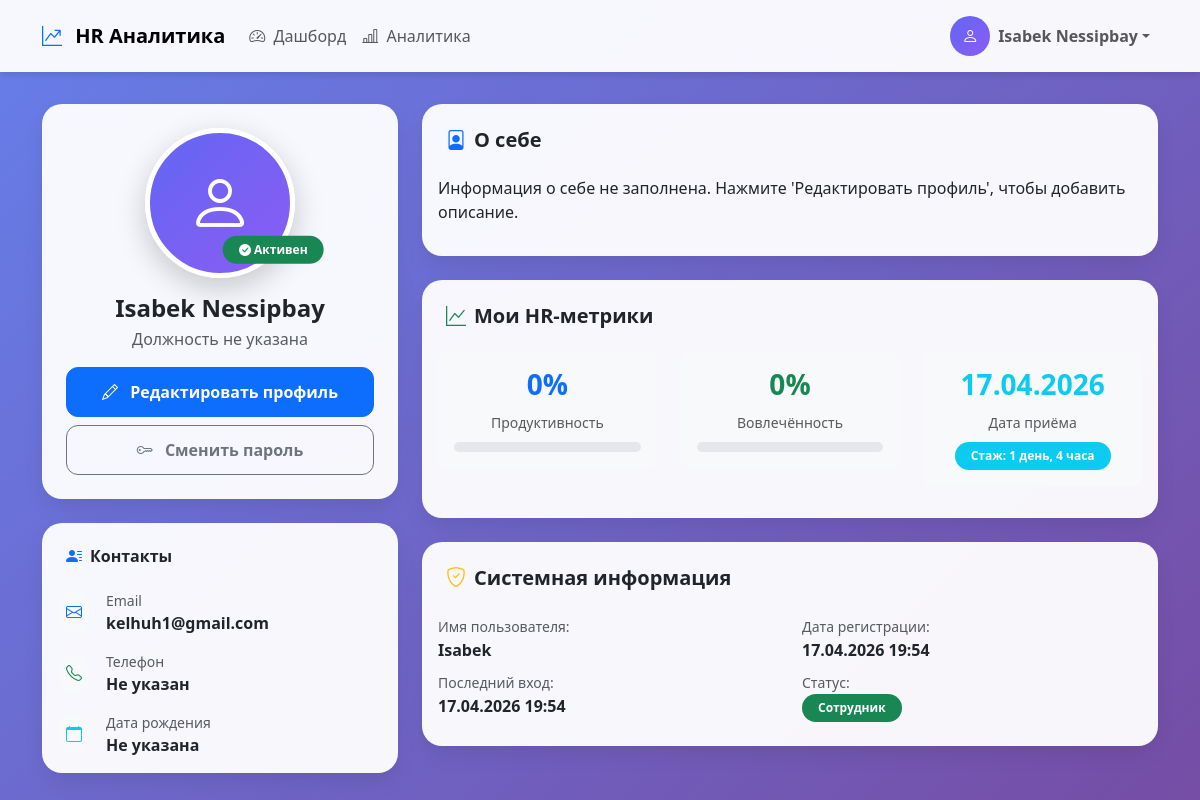
Screenshot of /profile/ (signed in) with the database file from the repository.
### dashboard/models.py (models this page shows, shortened)
class Employee(models.Model):
    user = models.OneToOneField(User, on_delete=models.CASCADE, related_name='employee_profile',
                                verbose_name='Пользователь')
    department = models.ForeignKey(Department, on_delete=models.CASCADE, null=True, blank=True, verbose_name='Отдел')
    position = models.CharField(max_length=100, blank=True, verbose_name='Должность')
    phone = models.CharField(max_length=20, blank=True, verbose_name='Телефон')
    bio = models.TextField(blank=True, verbose_name='О себе')
    avatar = models.ImageField(upload_to='avatars/', blank=True, null=True, verbose_name='Аватар')
    birth_date = models.DateField(blank=True, null=True, verbose_name='Дата рождения')
    hire_date = models.DateField(auto_now_add=True, verbose_name='Дата приёма')
    salary = models.DecimalField(max_digits=10, decimal_places=2, default=0, verbose_name='Зарплата')
    performance_score = models.FloatField(default=0, verbose_name='Оценка производительности')
    engagement_score = models.FloatField(default=0, verbose_name='Вовлечённость')
    is_active = models.BooleanField(default=True, verbose_name='Активен')
    class Meta:
        verbose_name = 'Сотрудник'
        verbose_name_plural = 'Сотрудники'

### dashboard/views.py (the view)
# urls.py: path('profile/', views.profile, name='profile'),
@login_required
def profile(request):
    employee = request.user.employee_profile
    context = {
        'employee': employee,
        'user': request.user,
    }
    return render(request, 'profile.html', context)

### dashboard/templates/profile.html (shortened to what this page needs)
{% extends 'base.html' %}
{% block content %}
<div class="container py-4">
    <div class="row">
        <div class="col-lg-4 mb-4">
            <div class="card text-center p-4">
                <div class="position-relative mb-3">
                    {% if employee.avatar %}
                        <img src="{{ employee.avatar.url }}" alt="Avatar" class="profile-avatar">
                    {% else %}
                        <div class="bg-gradient-primary text-white rounded-circle d-inline-flex align-items-center justify-content-center profile-avatar">
                            <i class="bi bi-person" style="font-size: 4rem;"></i>
                        </div>
                    {% endif %}
                    <div class="position-absolute bottom-0 end-0 translate-middle">
                        <span class="badge bg-success badge-pill"><i class="bi bi-check-circle-fill"></i> Активен</span>
                    </div>
                </div>
                <h4 class="fw-bold mb-1">{{ user.get_full_name|default:user.username }}</h4>
                <p class="text-muted mb-3">{{ employee.position|default:"Должность не указана" }}</p>
                <div class="d-grid gap-2">
                    <a href="{% url 'edit_profile' %}" class="btn btn-primary btn-custom">
                        <i class="bi bi-pencil me-2"></i> Редактировать профиль
                    </a>
                    <a href="{% url 'change_password' %}" class="btn btn-outline-secondary btn-custom">
                        <i class="bi bi-key me-2"></i> Сменить пароль
                    </a>
                </div>
            </div>
            <div class="card mt-4">
                <div class="card-header bg-transparent border-0 pt-4 px-4">
                    <h6 class="fw-bold mb-0"><i class="bi bi-person-lines-fill me-2 text-primary"></i>Контакты</h6>
                </div>
                <div class="card-body">
                    <ul class="list-unstyled mb-0">
                        <li class="mb-3 d-flex align-items-center">
                            <div class="bg-light rounded-circle p-2 me-3">
                                <i class="bi bi-envelope text-primary"></i>
                            </div>
                            <div>
                                <small class="text-muted d-block">Email</small>
                                <span class="fw-semibold">{{ user.email|default:"Не указан" }}</span>
                            </div>
                        </li>
                        <li class="mb-3 d-flex align-items-center">
                            <div class="bg-light rounded-circle p-2 me-3">
                                <i class="bi bi-telephone text-success"></i>
                            </div>
                            <div>
                                <small class="text-muted d-block">Телефон</small>
                                <span class="fw-semibold">{{ employee.phone|default:"Не указан" }}</span>
                            </div>
                        </li>
                        <li class="d-flex align-items-center">
                            <div class="bg-light rounded-circle p-2 me-3">
                                <i class="bi bi-calendar text-info"></i>
                            </div>
                            <div>
                                <small class="text-muted d-block">Дата рождения</small>
                                <span class="fw-semibold">{{ employee.birth_date|date:"d.m.Y"|default:"Не указана" }}</span>
                            </div>
                        </li>
                    </ul>
                </div>
            </div>
        </div>
        <div class="col-lg-8">
            <div class="card mb-4">
                <div class="card-header bg-transparent border-0 pt-4 px-4">
                    <h5 class="fw-bold mb-0"><i class="bi bi-file-person me-2 text-primary"></i>О себе</h5>
                </div>
                <div class="card-body">
                    <p class="text-muted mb-0">
                        {{ employee.bio|default:"Информация о себе не заполнена. Нажмите 'Редактировать профиль', чтобы добавить описание."|linebreaks }}
                    </p>
                </div>
            </div>
            <div class="card mb-4">
                <div class="card-header bg-transparent border-0 pt-4 px-4">
                    <h5 class="fw-bold mb-0"><i class="bi bi-graph-up me-2 text-success"></i>Мои HR-метрики</h5>
                </div>
                <div class="card-body">
                    <div class="row">
                        <div class="col-md-4 text-center mb-3">
                            <div class="p-3 bg-light rounded-3">
                                <h3 class="text-primary fw-bold">{{ employee.performance_score|default:"0" }}%</h3>
                                <small class="text-muted">Продуктивность</small>
                                <div class="progress progress-custom mt-2">
                                </div>
                            </div>
                        </div>
                        <div class="col-md-4 text-center mb-3">
                            <div class="p-3 bg-light rounded-3">
                                <h3 class="text-success fw-bold">{{ employee.engagement_score|default:"0" }}%</h3>
                                <small class="text-muted">Вовлечённость</small>
                                <div class="progress progress-custom mt-2">
                                </div>
                            </div>
                        </div>
                        <div class="col-md-4 text-center mb-3">
                            <div class="p-3 bg-light rounded-3">
                                <h3 class="text-info fw-bold">{{ employee.hire_date|date:"d.m.Y" }}</h3>
                                <small class="text-muted">Дата приёма</small>
                                <div class="mt-2">
                                    <span class="badge bg-info badge-pill">Стаж: {{ employee.hire_date|timesince }}</span>
                                </div>
                            </div>
                        </div>
                    </div>
                </div>
            </div>
            <div class="card">
                <div class="card-header bg-transparent border-0 pt-4 px-4">
                    <h5 class="fw-bold mb-0"><i class="bi bi-shield-check me-2 text-warning"></i>Системная информация</h5>
                </div>
                <div class="card-body">
                    <div class="row">
                        <div class="col-md-6 mb-2">
                            <small class="text-muted">Имя пользователя:</small>
                            <p class="fw-semibold mb-0">{{ user.username }}</p>
                        </div>
                        <div class="col-md-6 mb-2">
                            <small class="text-muted">Дата регистрации:</small>
                            <p class="fw-semibold mb-0">{{ user.date_joined|date:"d.m.Y H:i" }}</p>
                        </div>
                        <div class="col-md-6 mb-2">
                            <small class="text-muted">Последний вход:</small>
                            <p class="fw-semibold mb-0">{{ user.last_login|date:"d.m.Y H:i"|default:"Нет данных" }}</p>
                        </div>
                        <div class="col-md-6 mb-2">
                            <small class="text-muted">Статус:</small>
                            <p class="fw-semibold mb-0">
                                {% if user.is_superuser %}
                                    <span class="badge bg-danger badge-pill">Администратор</span>
                                {% elif user.is_staff %}
                                    <span class="badge bg-warning badge-pill">Менеджер</span>
                                {% else %}
                                    <span class="badge bg-success badge-pill">Сотрудник</span>
                                {% endif %}
                            </p>
                        </div>
                    </div>
                </div>
            </div>
        </div>
    </div>
</div>
{% endblock %}

### dashboard/templates/base.html (shortened to what this page needs)
{% load bootstrap5 %}
<!DOCTYPE html>
<html lang="ru">
<head>
    {% bootstrap_css %}
    <link rel="stylesheet" href="https://cdn.jsdelivr.net/npm/bootstrap-icons@1.10.0/font/bootstrap-icons.css">
</head>
<body>
    {% if user.is_authenticated %}
    <nav class="navbar navbar-expand-lg navbar-light fixed-top">
        <div class="container">
            <a class="navbar-brand fw-bold" href="{% url 'dashboard' %}">
                <i class="bi bi-graph-up-arrow text-primary me-2"></i>
                HR Аналитика
            </a>
            <div class="collapse navbar-collapse" id="navbarNav">
                <ul class="navbar-nav me-auto">
                    <li class="nav-item">
                        <a class="nav-link" href="{% url 'dashboard' %}">
                            <i class="bi bi-speedometer2 me-1"></i> Дашборд
                        </a>
                    </li>
                    <li class="nav-item">
                        <a class="nav-link" href="{% url 'analytics' %}">
                            <i class="bi bi-bar-chart-line me-1"></i> Аналитика
                        </a>
                    </li>
                </ul>
                <ul class="navbar-nav ms-auto align-items-center">
                    <li class="nav-item dropdown">
                        <a class="nav-link dropdown-toggle d-flex align-items-center" href="#" id="userDropdown" role="button" data-bs-toggle="dropdown">
                            {% if user.employee_profile.avatar %}
                                <img src="{{ user.employee_profile.avatar.url }}" alt="Avatar" class="profile-avatar-small me-2">
                            {% else %}
                                <div class="bg-gradient-primary text-white rounded-circle d-flex align-items-center justify-content-center me-2" style="width: 40px; height: 40px;">
                                    <i class="bi bi-person"></i>
                                </div>
                            {% endif %}
                            <span class="fw-semibold">{{ user.get_full_name|default:user.username }}</span>
                        </a>
                    </li>
                </ul>
            </div>
        </div>
    </nav>
    {% endif %}
    <div style="margin-top: {% if user.is_authenticated %}80px{% else %}0{% endif %};">
        {% block content %}{% endblock %}
    </div>
</body>
</html>

### dashboard/templates/base.html (style rules this page uses)
:root { --primary-color: #6366f1; --secondary-color: #8b5cf6; --success-color: #10b981; --warning-color: #f59e0b; --danger-color: #ef4444; --info-color: #3b82f6; }
body { background: linear-gradient(135deg, #667eea 0%, #764ba2 100%); min-height: 100vh; font-family: 'Segoe UI', Tahoma, Geneva, Verdana, sans-serif; }
.navbar { background: rgba(255, 255, 255, 0.95) !important; backdrop-filter: blur(10px); box-shadow: 0 4px 6px -1px rgba(0, 0, 0, 0.1); }
.card { background: rgba(255, 255, 255, 0.95); border: none; border-radius: 20px; box-shadow: 0 10px 25px -5px rgba(0, 0, 0, 0.1); transition: transform 0.3s ease, box-shadow 0.3s ease; }
.bg-gradient-primary { background: linear-gradient(135deg, #6366f1 0%, #8b5cf6 100%); }
.btn-custom { border-radius: 12px; padding: 12px 24px; font-weight: 600; transition: all 0.3s ease; }
.badge-pill { border-radius: 50px; padding: 8px 16px; }
.progress-custom { height: 10px; border-radius: 10px; background: #e5e7eb; }
.profile-avatar { width: 150px; height: 150px; border-radius: 50%; object-fit: cover; border: 5px solid white; box-shadow: 0 10px 30px rgba(0,0,0,0.2); }

### rows the page displays
Employee: position "Должность не указана", phone "Не указан", birth_date "Не указана", bio "Информация о себе не заполнена. Нажмите 'Редактировать профиль', чтобы добавить описание.", performance_score "0", engagement_score "0", hire_date "17.04.2026", hire_date "1 день, 4 часа"

### other values shown
{{ user.get_full_name|default:user.username }} "Isabek Nessipbay"
{{ user.email|default:"Не указан" }} "kelhuh1@gmail.com"
{{ user.username }} "Isabek"
{{ user.date_joined|date:"d.m.Y H:i" }} "17.04.2026 19:54"
{{ user.last_login|date:"d.m.Y H:i"|default:"Нет данных" }} "17.04.2026 19:54"
